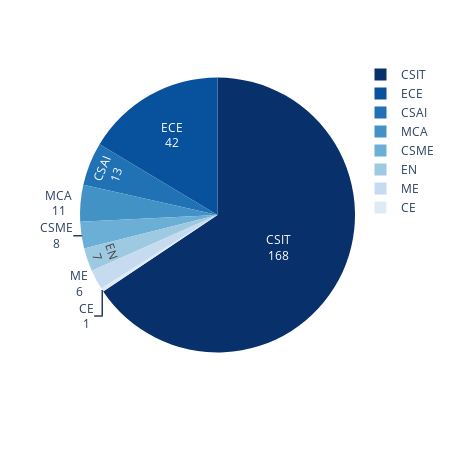

Notebook cell for this chart:
### Code cell
branch_counts = df['Branch'].value_counts()    # Calculate the count of each unique branch
fig1 = px.pie(values = branch_counts,names = branch_counts.index,color_discrete_sequence=px.colors.sequential.Blues_r,width=450,height=450)   # Create a pie chart visualizing the distribution of branches
fig1.update_traces(textinfo='label+value')
fig1.show()      # Display the pie chart

### Figure 1 — Plotly figure (JSON) as saved in the notebook; plotly's stock layout.template omitted (floating-point values rounded to 4 significant figures)
{"data": [{"domain": {"x": [0, 1], "y": [0, 1]}, "hovertemplate": "label=%{label}<br>value=%{value}<extra></extra>", "labels": ["CSIT", "ECE", "CSAI", "MCA", "CSME", "EN", "ME", "CE"], "legendgroup": "", "name": "", "showlegend": true, "values": [168, 42, 13, 11, 8, 7, 6, 1], "type": "pie", "textinfo": "label+value"}], "layout": {"legend": {"tracegroupgap": 0}, "margin": {"t": 60}, "piecolorway": ["rgb(8,48,107)", "rgb(8,81,156)", "rgb(33,113,181)", "rgb(66,146,198)", "rgb(107,174,214)", "rgb(158,202,225)", "rgb(198,219,239)", "rgb(222,235,247)", "rgb(247,251,255)"], "height": 450, "width": 450}}
